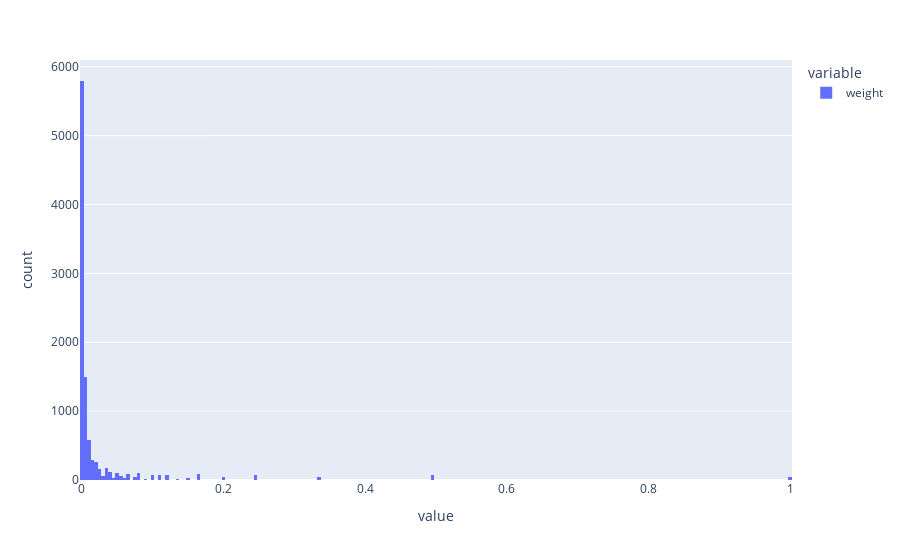

The code cell stored with this chart in its notebook:
### Code cell
px.histogram(df.sample(10_000).weight)

### Figure 1 — Plotly figure (JSON) as saved in the notebook; plotly's stock layout.template omitted (floating-point values rounded to 4 significant figures; data arrays with more than 128 entries replaced by an {"elided": "..."} marker saying what was removed)
{"data": [{"alignmentgroup": "True", "bingroup": "x", "hovertemplate": "variable=weight<br>value=%{x}<br>count=%{y}<extra></extra>", "legendgroup": "weight", "marker": {"color": "#636efa", "pattern": {"shape": ""}}, "name": "weight", "offsetgroup": "weight", "orientation": "v", "showlegend": true, "type": "histogram", "x": {"elided": "10000 float values"}, "xaxis": "x", "yaxis": "y"}], "layout": {"autosize": true, "barmode": "relative", "legend": {"title": {"text": "variable"}, "tracegroupgap": 0}, "margin": {"t": 60}, "xaxis": {"anchor": "y", "autorange": true, "domain": [0, 1], "range": [-0.0025, 1.002], "title": {"text": "value"}, "type": "linear"}, "yaxis": {"anchor": "x", "autorange": true, "domain": [0, 1], "range": [0, 6098.0], "title": {"text": "count"}}}}
